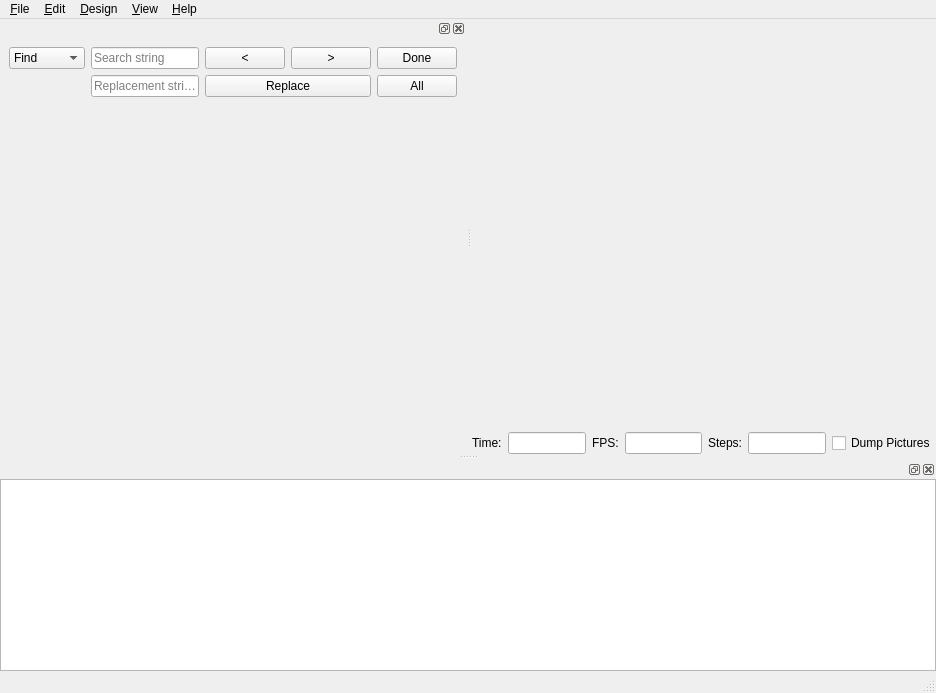
<?xml version="1.0" encoding="UTF-8"?>
<ui version="4.0">
 <class>MainWindow</class>
 <widget class="QMainWindow" name="MainWindow">
  <property name="geometry">
   <rect>
    <x>0</x>
    <y>0</y>
    <width>936</width>
    <height>693</height>
   </rect>
  </property>
  <property name="windowTitle">
   <string>MainWindow</string>
  </property>
  <widget class="QWidget" name="centralwidget">
   <layout class="QVBoxLayout" name="verticalLayout_2">
    <property name="spacing">
     <number>0</number>
    </property>
    <property name="margin">
     <number>0</number>
    </property>
    <item>
     <widget class="QWidget" name="mainWidget" native="true">
      <property name="styleSheet">
       <string notr="true"/>
      </property>
      <layout class="QVBoxLayout" name="verticalLayout_3">
       <property name="margin">
        <number>0</number>
       </property>
       <item>
        <widget class="QGLView" name="qglview" native="true">
         <property name="minimumSize">
          <size>
           <width>200</width>
           <height>100</height>
          </size>
         </property>
        </widget>
       </item>
       <item alignment="Qt::AlignBottom">
        <widget class="QFrame" name="animate_panel">
         <property name="enabled">
          <bool>true</bool>
         </property>
         <property name="frameShape">
          <enum>QFrame::NoFrame</enum>
         </property>
         <property name="frameShadow">
          <enum>QFrame::Raised</enum>
         </property>
         <property name="lineWidth">
          <number>0</number>
         </property>
         <layout class="QHBoxLayout" name="horizontalLayoutAnimate">
          <property name="margin">
           <number>0</number>
          </property>
          <item>
           <widget class="QLabel" name="label">
            <property name="text">
             <string>Time:</string>
            </property>
           </widget>
          </item>
          <item>
           <widget class="QLineEdit" name="e_tval"/>
          </item>
          <item>
           <widget class="QLabel" name="label_2">
            <property name="text">
             <string>FPS:</string>
            </property>
           </widget>
          </item>
          <item>
           <widget class="QLineEdit" name="e_fps"/>
          </item>
          <item>
           <widget class="QLabel" name="label_3">
            <property name="text">
             <string>Steps:</string>
            </property>
           </widget>
          </item>
          <item>
           <widget class="QLineEdit" name="e_fsteps"/>
          </item>
          <item>
           <widget class="QCheckBox" name="e_dump">
            <property name="text">
             <string>Dump Pictures</string>
            </property>
           </widget>
          </item>
         </layout>
        </widget>
       </item>
      </layout>
     </widget>
    </item>
   </layout>
  </widget>
  <widget class="QMenuBar" name="menubar">
   <property name="geometry">
    <rect>
     <x>0</x>
     <y>0</y>
     <width>936</width>
     <height>34</height>
    </rect>
   </property>
   <widget class="QMenu" name="menu_File">
    <property name="title">
     <string>&amp;File</string>
    </property>
    <widget class="QMenu" name="menuOpenRecent">
     <property name="title">
      <string>Open Recent</string>
     </property>
    </widget>
    <widget class="QMenu" name="menuExamples">
     <property name="title">
      <string>Examples</string>
     </property>
    </widget>
    <widget class="QMenu" name="menuExport">
     <property name="title">
      <string>Export</string>
     </property>
     <addaction name="designActionExportSTL"/>
     <addaction name="designActionExportOFF"/>
     <addaction name="designActionExportAMF"/>
     <addaction name="designActionExportDXF"/>
     <addaction name="designActionExportSVG"/>
     <addaction name="designActionExportCSG"/>
     <addaction name="separator"/>
     <addaction name="designActionExportImage"/>
    </widget>
    <addaction name="fileActionNew"/>
    <addaction name="fileActionOpen"/>
    <addaction name="menuOpenRecent"/>
    <addaction name="menuExamples"/>
    <addaction name="fileActionReload"/>
    <addaction name="fileActionClose"/>
    <addaction name="separator"/>
    <addaction name="fileActionSave"/>
    <addaction name="fileActionSaveAs"/>
    <addaction name="separator"/>
    <addaction name="menuExport"/>
    <addaction name="separator"/>
    <addaction name="fileShowLibraryFolder"/>
    <addaction name="separator"/>
    <addaction name="fileActionQuit"/>
   </widget>
   <widget class="QMenu" name="menu_Edit">
    <property name="title">
     <string>&amp;Edit</string>
    </property>
    <addaction name="editActionUndo"/>
    <addaction name="editActionRedo"/>
    <addaction name="separator"/>
    <addaction name="editActionCut"/>
    <addaction name="editActionCopy"/>
    <addaction name="editActionPaste"/>
    <addaction name="separator"/>
    <addaction name="editActionIndent"/>
    <addaction name="editActionUnindent"/>
    <addaction name="separator"/>
    <addaction name="editActionComment"/>
    <addaction name="editActionUncomment"/>
    <addaction name="separator"/>
    <addaction name="editActionPasteVPT"/>
    <addaction name="editActionPasteVPR"/>
    <addaction name="separator"/>
    <addaction name="editActionFind"/>
    <addaction name="editActionFindAndReplace"/>
    <addaction name="editActionFindNext"/>
    <addaction name="editActionFindPrevious"/>
    <addaction name="editActionUseSelectionForFind"/>
    <addaction name="separator"/>
    <addaction name="editActionZoomIn"/>
    <addaction name="editActionZoomOut"/>
    <addaction name="editActionPreferences"/>
   </widget>
   <widget class="QMenu" name="menu_Design">
    <property name="title">
     <string>&amp;Design</string>
    </property>
    <addaction name="designActionAutoReload"/>
    <addaction name="designActionReloadAndPreview"/>
    <addaction name="designActionPreview"/>
    <addaction name="designActionRender"/>
    <addaction name="separator"/>
    <addaction name="designCheckValidity"/>
    <addaction name="designActionDisplayAST"/>
    <addaction name="designActionDisplayCSGTree"/>
    <addaction name="designActionDisplayCSGProducts"/>
    <addaction name="separator"/>
    <addaction name="designActionFlushCaches"/>
   </widget>
   <widget class="QMenu" name="menu_View">
    <property name="title">
     <string>&amp;View</string>
    </property>
    <addaction name="viewActionPreview"/>
    <addaction name="viewActionSurfaces"/>
    <addaction name="viewActionWireframe"/>
    <addaction name="viewActionThrownTogether"/>
    <addaction name="separator"/>
    <addaction name="viewActionShowEdges"/>
    <addaction name="viewActionShowAxes"/>
    <addaction name="viewActionShowCrosshairs"/>
    <addaction name="viewActionAnimate"/>
    <addaction name="separator"/>
    <addaction name="viewActionTop"/>
    <addaction name="viewActionBottom"/>
    <addaction name="viewActionLeft"/>
    <addaction name="viewActionRight"/>
    <addaction name="viewActionFront"/>
    <addaction name="viewActionBack"/>
    <addaction name="viewActionDiagonal"/>
    <addaction name="viewActionCenter"/>
    <addaction name="separator"/>
    <addaction name="viewActionZoomIn"/>
    <addaction name="viewActionZoomOut"/>
    <addaction name="separator"/>
    <addaction name="viewActionResetView"/>
    <addaction name="separator"/>
    <addaction name="viewActionPerspective"/>
    <addaction name="viewActionOrthogonal"/>
    <addaction name="separator"/>
    <addaction name="editActionHide"/>
    <addaction name="viewActionHide"/>
   </widget>
   <widget class="QMenu" name="menuHelp">
    <property name="title">
     <string>&amp;Help</string>
    </property>
    <addaction name="helpActionAbout"/>
    <addaction name="helpActionHomepage"/>
    <addaction name="helpActionManual"/>
    <addaction name="helpActionLibraryInfo"/>
    <addaction name="appActionUpdateCheck"/>
   </widget>
   <addaction name="menu_File"/>
   <addaction name="menu_Edit"/>
   <addaction name="menu_Design"/>
   <addaction name="menu_View"/>
   <addaction name="menuHelp"/>
  </widget>
  <widget class="QStatusBar" name="statusbar"/>
  <widget class="QDockWidget" name="editorDock">
   <attribute name="dockWidgetArea">
    <number>1</number>
   </attribute>
   <widget class="QWidget" name="editorDockContents">
    <layout class="QVBoxLayout" name="verticalLayout_4">
     <property name="margin">
      <number>0</number>
     </property>
     <item alignment="Qt::AlignTop">
      <widget class="QFrame" name="find_panel">
       <property name="enabled">
        <bool>true</bool>
       </property>
       <property name="sizePolicy">
        <sizepolicy hsizetype="Preferred" vsizetype="Minimum">
         <horstretch>0</horstretch>
         <verstretch>0</verstretch>
        </sizepolicy>
       </property>
       <property name="frameShape">
        <enum>QFrame::NoFrame</enum>
       </property>
       <property name="frameShadow">
        <enum>QFrame::Raised</enum>
       </property>
       <property name="lineWidth">
        <number>0</number>
       </property>
       <layout class="QGridLayout" name="gridLayout">
        <item row="0" column="0">
         <widget class="QComboBox" name="findTypeComboBox">
          <item>
           <property name="text">
            <string>Find</string>
           </property>
          </item>
          <item>
           <property name="text">
            <string>Replace</string>
           </property>
          </item>
         </widget>
        </item>
        <item row="0" column="1">
         <widget class="QLineEdit" name="findInputField">
          <property name="placeholderText">
           <string>Search string</string>
          </property>
         </widget>
        </item>
        <item row="0" column="2">
         <widget class="QPushButton" name="prevButton">
          <property name="text">
           <string>&lt;</string>
          </property>
         </widget>
        </item>
        <item row="0" column="3">
         <widget class="QPushButton" name="nextButton">
          <property name="text">
           <string>&gt;</string>
          </property>
         </widget>
        </item>
        <item row="0" column="4">
         <widget class="QPushButton" name="hideFindButton">
          <property name="text">
           <string>Done</string>
          </property>
         </widget>
        </item>
        <item row="1" column="1">
         <widget class="QLineEdit" name="replaceInputField">
          <property name="placeholderText">
           <string>Replacement string</string>
          </property>
         </widget>
        </item>
        <item row="1" column="2" colspan="2">
         <widget class="QPushButton" name="replaceButton">
          <property name="text">
           <string>Replace</string>
          </property>
         </widget>
        </item>
        <item row="1" column="4">
         <widget class="QPushButton" name="replaceAllButton">
          <property name="text">
           <string>All</string>
          </property>
         </widget>
        </item>
       </layout>
      </widget>
     </item>
     <item>
      <widget class="Editor" name="editor" native="true">
       <property name="minimumSize">
        <size>
         <width>100</width>
         <height>100</height>
        </size>
       </property>
       <property name="font">
        <font>
         <family>Monaco</family>
         <pointsize>8</pointsize>
        </font>
       </property>
       <property name="focusPolicy">
        <enum>Qt::WheelFocus</enum>
       </property>
      </widget>
     </item>
    </layout>
   </widget>
  </widget>
  <widget class="QDockWidget" name="consoleDock">
   <attribute name="dockWidgetArea">
    <number>8</number>
   </attribute>
   <widget class="QWidget" name="consoleDockContents">
    <layout class="QVBoxLayout" name="verticalLayout_5">
     <property name="margin">
      <number>0</number>
     </property>
     <item>
      <widget class="QTextEdit" name="console">
       <property name="focusPolicy">
        <enum>Qt::ClickFocus</enum>
       </property>
       <property name="readOnly">
        <bool>true</bool>
       </property>
      </widget>
     </item>
    </layout>
   </widget>
  </widget>
  <action name="fileActionNew">
   <property name="text">
    <string>&amp;New</string>
   </property>
   <property name="shortcut">
    <string>Ctrl+N</string>
   </property>
  </action>
  <action name="fileActionOpen">
   <property name="text">
    <string>&amp;Open...</string>
   </property>
   <property name="shortcut">
    <string>Ctrl+O</string>
   </property>
  </action>
  <action name="fileActionSave">
   <property name="text">
    <string>&amp;Save</string>
   </property>
   <property name="shortcut">
    <string>Ctrl+S</string>
   </property>
  </action>
  <action name="fileActionSaveAs">
   <property name="text">
    <string>Save &amp;As...</string>
   </property>
   <property name="shortcut">
    <string>Ctrl+Shift+S</string>
   </property>
  </action>
  <action name="fileActionReload">
   <property name="text">
    <string>&amp;Reload</string>
   </property>
   <property name="shortcut">
    <string>Ctrl+R</string>
   </property>
  </action>
  <action name="fileActionQuit">
   <property name="text">
    <string>&amp;Quit</string>
   </property>
   <property name="shortcut">
    <string>Ctrl+Q</string>
   </property>
  </action>
  <action name="editActionUndo">
   <property name="text">
    <string>&amp;Undo</string>
   </property>
   <property name="shortcut">
    <string>Ctrl+Z</string>
   </property>
   <property name="shortcutContext">
    <enum>Qt::WidgetWithChildrenShortcut</enum>
   </property>
  </action>
  <action name="editActionRedo">
   <property name="text">
    <string>&amp;Redo</string>
   </property>
   <property name="shortcut">
    <string>Ctrl+Shift+Z</string>
   </property>
   <property name="shortcutContext">
    <enum>Qt::WidgetWithChildrenShortcut</enum>
   </property>
  </action>
  <action name="editActionCut">
   <property name="text">
    <string>Cu&amp;t</string>
   </property>
   <property name="shortcut">
    <string>Ctrl+X</string>
   </property>
   <property name="shortcutContext">
    <enum>Qt::WidgetWithChildrenShortcut</enum>
   </property>
  </action>
  <action name="editActionCopy">
   <property name="text">
    <string>&amp;Copy</string>
   </property>
   <property name="shortcut">
    <string>Ctrl+C</string>
   </property>
   <property name="shortcutContext">
    <enum>Qt::WidgetWithChildrenShortcut</enum>
   </property>
  </action>
  <action name="editActionPaste">
   <property name="text">
    <string>&amp;Paste</string>
   </property>
   <property name="shortcut">
    <string>Ctrl+V</string>
   </property>
   <property name="shortcutContext">
    <enum>Qt::WidgetWithChildrenShortcut</enum>
   </property>
  </action>
  <action name="editActionIndent">
   <property name="text">
    <string>&amp;Indent</string>
   </property>
   <property name="shortcut">
    <string>Ctrl+I</string>
   </property>
  </action>
  <action name="editActionUnindent">
   <property name="text">
    <string>U&amp;nindent</string>
   </property>
   <property name="shortcut">
    <string>Ctrl+Shift+I</string>
   </property>
  </action>
  <action name="editActionComment">
   <property name="text">
    <string>C&amp;omment</string>
   </property>
   <property name="shortcut">
    <string>Ctrl+D</string>
   </property>
  </action>
  <action name="editActionUncomment">
   <property name="text">
    <string>Unco&amp;mment</string>
   </property>
   <property name="shortcut">
    <string>Ctrl+Shift+D</string>
   </property>
  </action>
  <action name="editActionPasteVPT">
   <property name="text">
    <string>Paste viewport translation</string>
   </property>
   <property name="shortcut">
    <string>Ctrl+T</string>
   </property>
  </action>
  <action name="editActionPasteVPR">
   <property name="text">
    <string>Paste viewport rotation</string>
   </property>
  </action>
  <action name="editActionZoomIn">
   <property name="text">
    <string>Zoom In</string>
   </property>
   <property name="shortcut">
    <string>Ctrl++</string>
   </property>
  </action>
  <action name="editActionZoomOut">
   <property name="text">
    <string>Zoom Out</string>
   </property>
   <property name="shortcut">
    <string>Ctrl+-</string>
   </property>
  </action>
  <action name="editActionHide">
   <property name="checkable">
    <bool>true</bool>
   </property>
   <property name="text">
    <string>Hide editor</string>
   </property>
  </action>
  <action name="designActionReloadAndPreview">
   <property name="text">
    <string>&amp;Reload and Preview</string>
   </property>
   <property name="shortcut">
    <string>F4</string>
   </property>
  </action>
  <action name="designActionPreview">
   <property name="text">
    <string>&amp;Preview</string>
   </property>
   <property name="shortcut">
    <string>F5</string>
   </property>
  </action>
  <action name="designActionRender">
   <property name="text">
    <string>&amp;Render</string>
   </property>
   <property name="shortcut">
    <string>F6</string>
   </property>
  </action>
  <action name="designCheckValidity">
   <property name="text">
    <string>Check Validity</string>
   </property>
  </action>
  <action name="designActionDisplayAST">
   <property name="text">
    <string>Display &amp;AST...</string>
   </property>
  </action>
  <action name="designActionDisplayCSGTree">
   <property name="text">
    <string>Display CSG &amp;Tree...</string>
   </property>
  </action>
  <action name="designActionDisplayCSGProducts">
   <property name="text">
    <string>Display CSG &amp;Products...</string>
   </property>
  </action>
  <action name="designActionExportSTL">
   <property name="text">
    <string>Export as &amp;STL...</string>
   </property>
  </action>
  <action name="designActionExportOFF">
   <property name="text">
    <string>Export as &amp;OFF...</string>
   </property>
  </action>
  <action name="viewActionPreview">
   <property name="checkable">
    <bool>true</bool>
   </property>
   <property name="text">
    <string>Preview</string>
   </property>
   <property name="shortcut">
    <string>F9</string>
   </property>
  </action>
  <action name="viewActionSurfaces">
   <property name="checkable">
    <bool>true</bool>
   </property>
   <property name="text">
    <string>Surfaces</string>
   </property>
   <property name="shortcut">
    <string>F10</string>
   </property>
  </action>
  <action name="viewActionWireframe">
   <property name="checkable">
    <bool>true</bool>
   </property>
   <property name="text">
    <string>Wireframe</string>
   </property>
   <property name="shortcut">
    <string>F11</string>
   </property>
  </action>
  <action name="viewActionThrownTogether">
   <property name="checkable">
    <bool>true</bool>
   </property>
   <property name="text">
    <string>Thrown Together</string>
   </property>
   <property name="shortcut">
    <string>F12</string>
   </property>
  </action>
  <action name="viewActionShowEdges">
   <property name="checkable">
    <bool>true</bool>
   </property>
   <property name="text">
    <string>Show Edges</string>
   </property>
   <property name="shortcut">
    <string>Ctrl+1</string>
   </property>
  </action>
  <action name="viewActionShowAxes">
   <property name="checkable">
    <bool>true</bool>
   </property>
   <property name="text">
    <string>Show Axes</string>
   </property>
   <property name="shortcut">
    <string>Ctrl+2</string>
   </property>
  </action>
  <action name="viewActionShowCrosshairs">
   <property name="checkable">
    <bool>true</bool>
   </property>
   <property name="text">
    <string>Show Crosshairs</string>
   </property>
   <property name="shortcut">
    <string>Ctrl+3</string>
   </property>
  </action>
  <action name="viewActionAnimate">
   <property name="checkable">
    <bool>true</bool>
   </property>
   <property name="text">
    <string>Animate</string>
   </property>
  </action>
  <action name="viewActionTop">
   <property name="text">
    <string>Top</string>
   </property>
   <property name="shortcut">
    <string>Ctrl+4</string>
   </property>
  </action>
  <action name="viewActionBottom">
   <property name="text">
    <string>Bottom</string>
   </property>
   <property name="shortcut">
    <string>Ctrl+5</string>
   </property>
  </action>
  <action name="viewActionLeft">
   <property name="text">
    <string>Left</string>
   </property>
   <property name="shortcut">
    <string>Ctrl+6</string>
   </property>
  </action>
  <action name="viewActionRight">
   <property name="text">
    <string>Right</string>
   </property>
   <property name="shortcut">
    <string>Ctrl+7</string>
   </property>
  </action>
  <action name="viewActionFront">
   <property name="text">
    <string>Front</string>
   </property>
   <property name="shortcut">
    <string>Ctrl+8</string>
   </property>
  </action>
  <action name="viewActionBack">
   <property name="text">
    <string>Back</string>
   </property>
   <property name="shortcut">
    <string>Ctrl+9</string>
   </property>
  </action>
  <action name="viewActionDiagonal">
   <property name="text">
    <string>Diagonal</string>
   </property>
   <property name="shortcut">
    <string>Ctrl+0</string>
   </property>
  </action>
  <action name="viewActionCenter">
   <property name="text">
    <string>Center</string>
   </property>
   <property name="shortcut">
    <string>Ctrl+P</string>
   </property>
  </action>
  <action name="viewActionPerspective">
   <property name="checkable">
    <bool>true</bool>
   </property>
   <property name="text">
    <string>Perspective</string>
   </property>
  </action>
  <action name="viewActionOrthogonal">
   <property name="checkable">
    <bool>true</bool>
   </property>
   <property name="text">
    <string>Orthogonal</string>
   </property>
  </action>
  <action name="viewActionHide">
   <property name="checkable">
    <bool>true</bool>
   </property>
   <property name="text">
    <string>Hide console</string>
   </property>
  </action>
  <action name="helpActionAbout">
   <property name="enabled">
    <bool>true</bool>
   </property>
   <property name="text">
    <string>About</string>
   </property>
  </action>
  <action name="helpActionManual">
   <property name="text">
    <string>Documentation</string>
   </property>
  </action>
  <action name="fileActionClearRecent">
   <property name="text">
    <string>Clear Recent</string>
   </property>
  </action>
  <action name="designActionExportDXF">
   <property name="text">
    <string>Export as DXF...</string>
   </property>
  </action>
  <action name="fileActionClose">
   <property name="text">
    <string>Close</string>
   </property>
   <property name="shortcut">
    <string>Ctrl+W</string>
   </property>
  </action>
  <action name="editActionPreferences">
   <property name="text">
    <string>Preferences</string>
   </property>
  </action>
  <action name="editActionFind">
   <property name="text">
    <string>Find...</string>
   </property>
   <property name="shortcut">
    <string>Ctrl+F</string>
   </property>
  </action>
  <action name="editActionFindAndReplace">
   <property name="text">
    <string>Find and Replace...</string>
   </property>
   <property name="shortcut">
    <string>Ctrl+Alt+F</string>
   </property>
  </action>
  <action name="editActionFindNext">
   <property name="text">
    <string>Find Next</string>
   </property>
   <property name="shortcut">
    <string>Ctrl+G</string>
   </property>
  </action>
  <action name="editActionFindPrevious">
   <property name="text">
    <string>Find Previous</string>
   </property>
   <property name="shortcut">
    <string>Ctrl+Shift+G</string>
   </property>
  </action>
  <action name="editActionUseSelectionForFind">
   <property name="text">
    <string>Use Selection for Find</string>
   </property>
   <property name="shortcut">
    <string>Ctrl+E</string>
   </property>
  </action>
  <action name="designActionFlushCaches">
   <property name="text">
    <string>Flush Caches</string>
   </property>
  </action>
  <action name="helpActionHomepage">
   <property name="text">
    <string>OpenSCAD Homepage</string>
   </property>
  </action>
  <action name="designActionAutoReload">
   <property name="checkable">
    <bool>true</bool>
   </property>
   <property name="text">
    <string>Automatic Reload and Preview</string>
   </property>
  </action>
  <action name="designActionExportImage">
   <property name="text">
    <string>Export as Image...</string>
   </property>
  </action>
  <action name="designActionExportCSG">
   <property name="text">
    <string>Export as CSG...</string>
   </property>
  </action>
  <action name="helpActionLibraryInfo">
   <property name="text">
    <string>Library info</string>
   </property>
  </action>
  <action name="appActionUpdateCheck">
   <property name="enabled">
    <bool>false</bool>
   </property>
   <property name="text">
    <string>Check for Update..</string>
   </property>
  </action>
  <action name="fileShowLibraryFolder">
   <property name="text">
    <string>Show Library Folder...</string>
   </property>
  </action>
  <action name="viewActionResetView">
   <property name="text">
    <string>Reset View</string>
   </property>
  </action>
  <action name="designActionExportSVG">
   <property name="text">
    <string>Export as SVG...</string>
   </property>
  </action>
  <action name="designActionExportAMF">
   <property name="text">
    <string>Export as AMF...</string>
   </property>
  </action>
  <action name="viewActionZoomIn">
   <property name="text">
    <string>Zoom In</string>
   </property>
   <property name="shortcut">
    <string>Ctrl+]</string>
   </property>
  </action>
  <action name="viewActionZoomOut">
   <property name="text">
    <string>Zoom Out</string>
   </property>
   <property name="shortcut">
    <string>Ctrl+[</string>
   </property>
  </action>
 </widget>
 <customwidgets>
  <customwidget>
   <class>QGLView</class>
   <extends>QWidget</extends>
   <header>QGLView.h</header>
   <container>1</container>
  </customwidget>
  <customwidget>
   <class>Editor</class>
   <extends>QWidget</extends>
   <header>editor.h</header>
  </customwidget>
 </customwidgets>
 <resources>
  <include location="../openscad.qrc"/>
 </resources>
 <connections>
  <connection>
   <sender>fileActionClose</sender>
   <signal>triggered()</signal>
   <receiver>MainWindow</receiver>
   <slot>close()</slot>
   <hints>
    <hint type="sourcelabel">
     <x>-1</x>
     <y>-1</y>
    </hint>
    <hint type="destinationlabel">
     <x>340</x>
     <y>323</y>
    </hint>
   </hints>
  </connection>
 </connections>
</ui>
